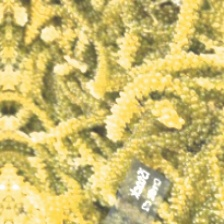
#> input picture dataset/raw/8_DATASET/CAULERPA LENTILIFERA/train/1400.jpg, 224 x 224 px
$ python -i color_analysis.py   (imports and definitions only)
#> lines starting #> are read from the running program, lines starting #| are printed output that depends on the picture; after the words box and inside, x2 and y2 are one past the last pixel; in counts of white or black regions, pixels touching at a corner belong together
#> further down, picture is the input picture: PIL image 224x224 RGB; mean R, G, B 204.9, 187.6, 110.5
"""Simple image-level color analysis for gUSo.

Measures dominant color among sufficiently saturated pixels. This is not
seaweed segmentation; colorful backgrounds may influence the result.
"""

from collections import Counter

import numpy as np
from PIL import Image


COLOR_LABELS = (
    "Brown",
    "Red",
    "Orange",
    "Yellow",
    "Green",
    "Blue",
    "Purple",
    "Pink",
)


def analyze_color(image: Image.Image) -> dict:
    """Return the dominant visible color and distribution of colorful pixels.

    Accepts a Pillow image and does not modify it. Near-white, gray, and
    near-black pixels are omitted to reduce common neutral background effects.
    """
    if not isinstance(image, Image.Image):
        raise TypeError("image must be a PIL.Image.Image")

    # Composite transparent images on white so hidden RGB values do not count.
    rgba = image.convert("RGBA")
    background = Image.new("RGBA", rgba.size, (255, 255, 255, 255))
#> background: PIL image 224x224 RGBA; every value is 255
    rgb = Image.alpha_composite(background, rgba).convert("RGB")
    rgb.thumbnail((512, 512), Image.Resampling.LANCZOS)

    hsv = np.asarray(rgb.convert("HSV"), dtype=np.float32)
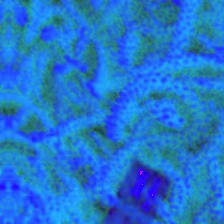
#> hsv: shape (224, 224, 3) float32; mean R, G, B 34.6, 117.5, 204.9
    hue = hsv[:, :, 0] * (360.0 / 255.0)
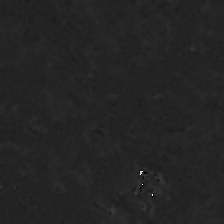
#> hue: shape (224, 224) float32; min 0, max 344.5, mean 48.8; drawn with min black and max white
    saturation = hsv[:, :, 1] / 255.0
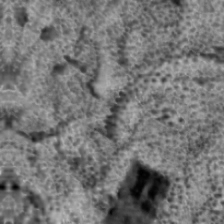
#> saturation: shape (224, 224) float32; min 0, max 0.757, mean 0.461
    brightness = hsv[:, :, 2] / 255.0
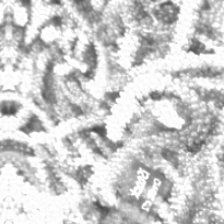
#> brightness: shape (224, 224) float32; min 0.263, max 1, mean 0.803

    # Neutral/very dark areas are generally background in product-style photos.
    colored_mask = (saturation >= 0.18) & (brightness >= 0.12)
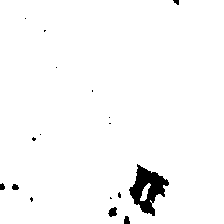
#> colored_mask: shape (224, 224) bool; 97.6% white; 17 black regions (11 under 20 px), largest, box (x1, y1, x2, y2) and area: (129, 164, 169, 216) 983, (108, 207, 117, 217) 62, (124, 216, 130, 224) 39, (12, 184, 19, 190) 33, (0, 183, 5, 190) 28, (173, 0, 179, 5) 21
    colored_count = int(np.count_nonzero(colored_mask))
#> colored_count = 48961
    total_count = int(colored_mask.size)
#> total_count = 50176

    if colored_count < max(20, int(total_count * 0.01)):
        return {
            "dominant_color": "Not determined",
            "dominant_percentage": 0.0,
            "analyzed_pixel_percentage": round(100 * colored_count / total_count, 2),
            "color_distribution": {},
        }

    h = hue[colored_mask]
    s = saturation[colored_mask]
    v = brightness[colored_mask]

    # Rust/brown often overlaps orange and yellow in the HSV hue wheel.
    brown = (h >= 8) & (h < 55) & (s >= 0.26) & (v < 0.70)
    red = (h < 15) | (h >= 345)
    orange = (h >= 15) & (h < 45)
    yellow = (h >= 45) & (h < 70)
    green = (h >= 70) & (h < 170)
    blue = (h >= 170) & (h < 260)
    purple = (h >= 260) & (h < 325)
    pink = (h >= 325) & (h < 345)

    labels = np.select(
        [brown, red, orange, yellow, green, blue, purple, pink],
        COLOR_LABELS,
        default="Other",
    )
    counts = Counter(labels.tolist())
#> counts = {'Yellow': 36020, 'Orange': 1190, 'Brown': 11750, 'Green': 1}
    distribution = {
        label: round(100 * count / colored_count, 2)
        for label, count in counts.most_common()
    }
#> distribution = {'Yellow': 73.57, 'Brown': 24, 'Orange': 2.43, 'Green': 0}
    dominant = counts.most_common(1)[0][0]
#> dominant = 'Yellow'

    return {
        "dominant_color": dominant,
        "dominant_percentage": distribution[dominant],
        "analyzed_pixel_percentage": round(100 * colored_count / total_count, 2),
        "color_distribution": distribution,
    }

>>> from PIL import Image
>>> picture = Image.open('../../../dataset/raw/8_DATASET/CAULERPA LENTILIFERA/train/1400.jpg')
>>> result = analyze_color(picture)
#> result = 4 items

$ run again, on dataset/raw/8_DATASET/CAULERPA LENTILIFERA/train/2652.jpg
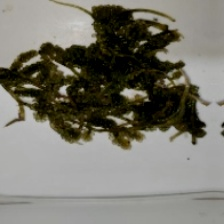
#> input picture dataset/raw/8_DATASET/CAULERPA LENTILIFERA/train/2652.jpg, 224 x 224 px
#> picture is the input picture: PIL image 224x224 RGB; mean R, G, B 120.8, 118.9, 109.7
#> background: PIL image 224x224 RGBA; every value is 255
#> in analyze_color, `hue = hsv[:, :, 0] * (360.0 / 255.0)`:
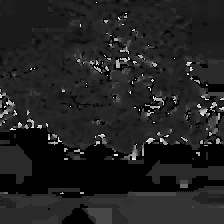
#> hue: shape (224, 224) float32; min 0, max 352.9, mean 47.3; drawn with min black and max white
#> in analyze_color, `colored_mask = (saturation >= 0.18) & (brightness >= 0.12)`:
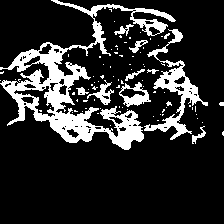
#> colored_mask: shape (224, 224) bool; 17.2% white; 88 white regions (78 under 20 px), largest, box (x1, y1, x2, y2) and area: (0, 0, 176, 150) 5859, (144, 29, 208, 140) 1530, (119, 82, 151, 107) 347
#> colored_count = 8644
#> h = 8644 values, max 77.65 at index 5556, min 28.24 at index 4689, mean 49.47
#> s = 8644 values, max 1 at index 151, min 0.18 at index 13, mean 0.633
#> v = 8644 values, max 0.702 at index 2936, min 0.122 at index 188, mean 0.265
#> counts = {'Yellow': 1927, 'Orange': 248, 'Brown': 6453, 'Green': 16}
#> distribution = {'Brown': 74.65, 'Yellow': 22.29, 'Orange': 2.87, 'Green': 0.19}
#> dominant = 'Brown'
#> result = 4 items

$ run again, on dataset/raw/8_DATASET/CAULERPA LENTILIFERA/train/6382.jpg
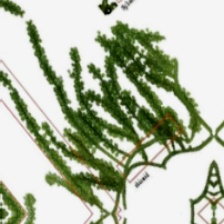
#> input picture dataset/raw/8_DATASET/CAULERPA LENTILIFERA/train/6382.jpg, 224 x 224 px
#> picture is the input picture: PIL image 224x224 RGB; mean R, G, B 180.8, 188.2, 167.4
#> background: PIL image 224x224 RGBA; every value is 255
#> in analyze_color, `hue = hsv[:, :, 0] * (360.0 / 255.0)`:
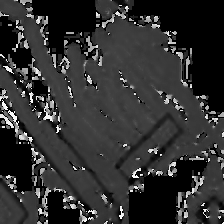
#> hue: shape (224, 224) float32; min 0, max 355.8, mean 68.3; drawn with min black and max white
#> in analyze_color, `colored_mask = (saturation >= 0.18) & (brightness >= 0.12)`:
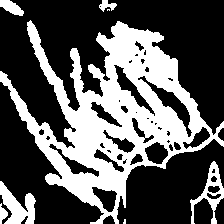
#> colored_mask: shape (224, 224) bool; 35.3% white; 8 white regions (2 under 20 px), largest, box (x1, y1, x2, y2) and area: (0, 20, 224, 224) 15823, (0, 181, 36, 224) 798, (190, 161, 224, 224) 632, (0, 0, 24, 16) 225, (99, 0, 117, 12) 112, (0, 203, 8, 224) 91
#> colored_count = 17698
#> h = 17698 values, max 110.1 at index 9367, min 25.41 at index 11856, mean 81.81
#> s = 17698 values, max 1 at index 56, min 0.18 at index 303, mean 0.593
#> v = 17698 values, max 0.902 at index 9467, min 0.122 at index 208, mean 0.394
#> counts = {'Green': 16181, 'Yellow': 780, 'Brown': 611, 'Orange': 126}
#> distribution = {'Green': 91.43, 'Yellow': 4.41, 'Brown': 3.45, 'Orange': 0.71}
#> dominant = 'Green'
#> result = 4 items

$ run again, on dataset/raw/8_DATASET/CAULERPA LENTILIFERA/train/6412.jpg
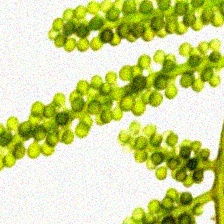
#> input picture dataset/raw/8_DATASET/CAULERPA LENTILIFERA/train/6412.jpg, 224 x 224 px
#> picture is the input picture: PIL image 224x224 RGB; mean R, G, B 206.1, 215.1, 143.9
#> background: PIL image 224x224 RGBA; every value is 255
#> in analyze_color, `brightness = hsv[:, :, 2] / 255.0`:
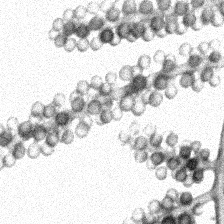
#> brightness: shape (224, 224) float32; min 0.0471, max 1, mean 0.849
#> in analyze_color, `colored_mask = (saturation >= 0.18) & (brightness >= 0.12)`:
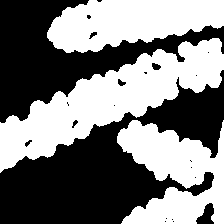
#> colored_mask: shape (224, 224) bool; 49.1% white; 3 white regions, box (x1, y1, x2, y2) and area: (0, 38, 224, 173) 11122, (117, 120, 224, 224) 6846, (47, 0, 224, 53) 6691
#> colored_count = 24659
#> counts = {'Yellow': 18049, 'Green': 6442, 'Brown': 156, 'Orange': 12}
#> distribution = {'Yellow': 73.19, 'Green': 26.12, 'Brown': 0.63, 'Orange': 0.05}
#> dominant = 'Yellow'
#> result = 4 items
